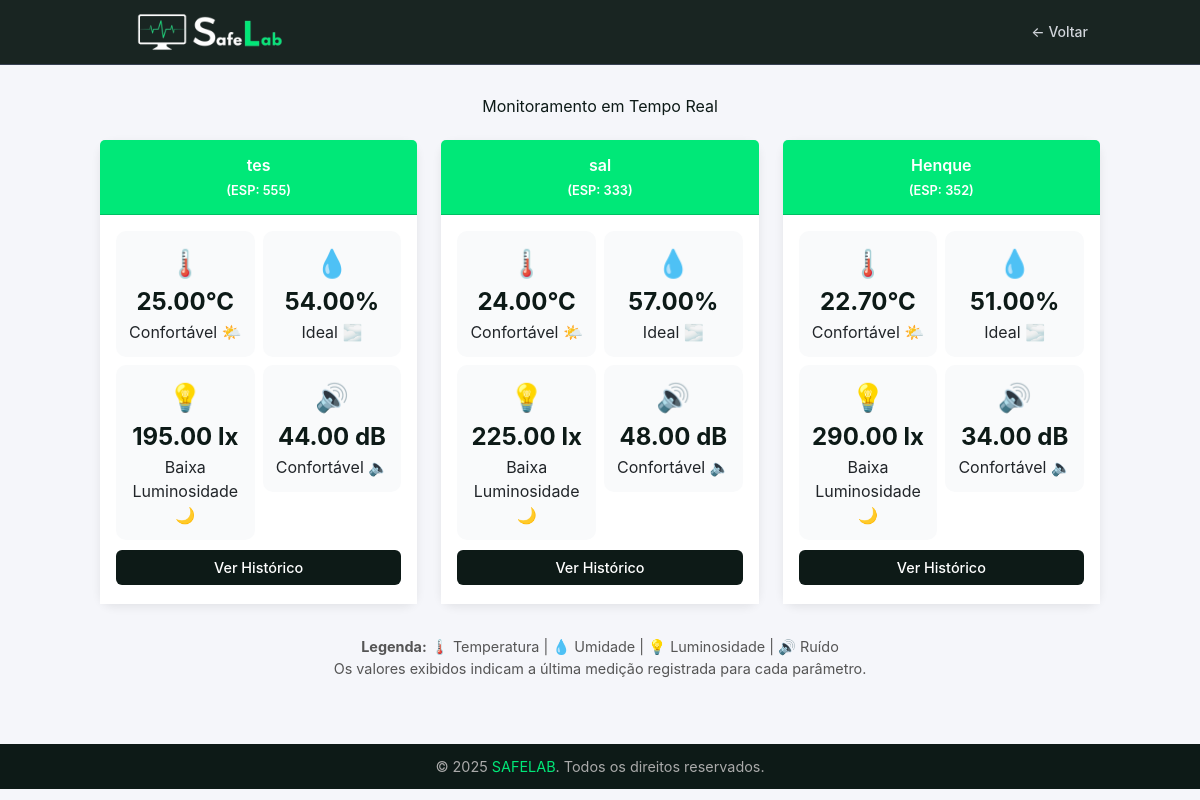
Page /tcc/public/dashboard.php on the earlier database version.
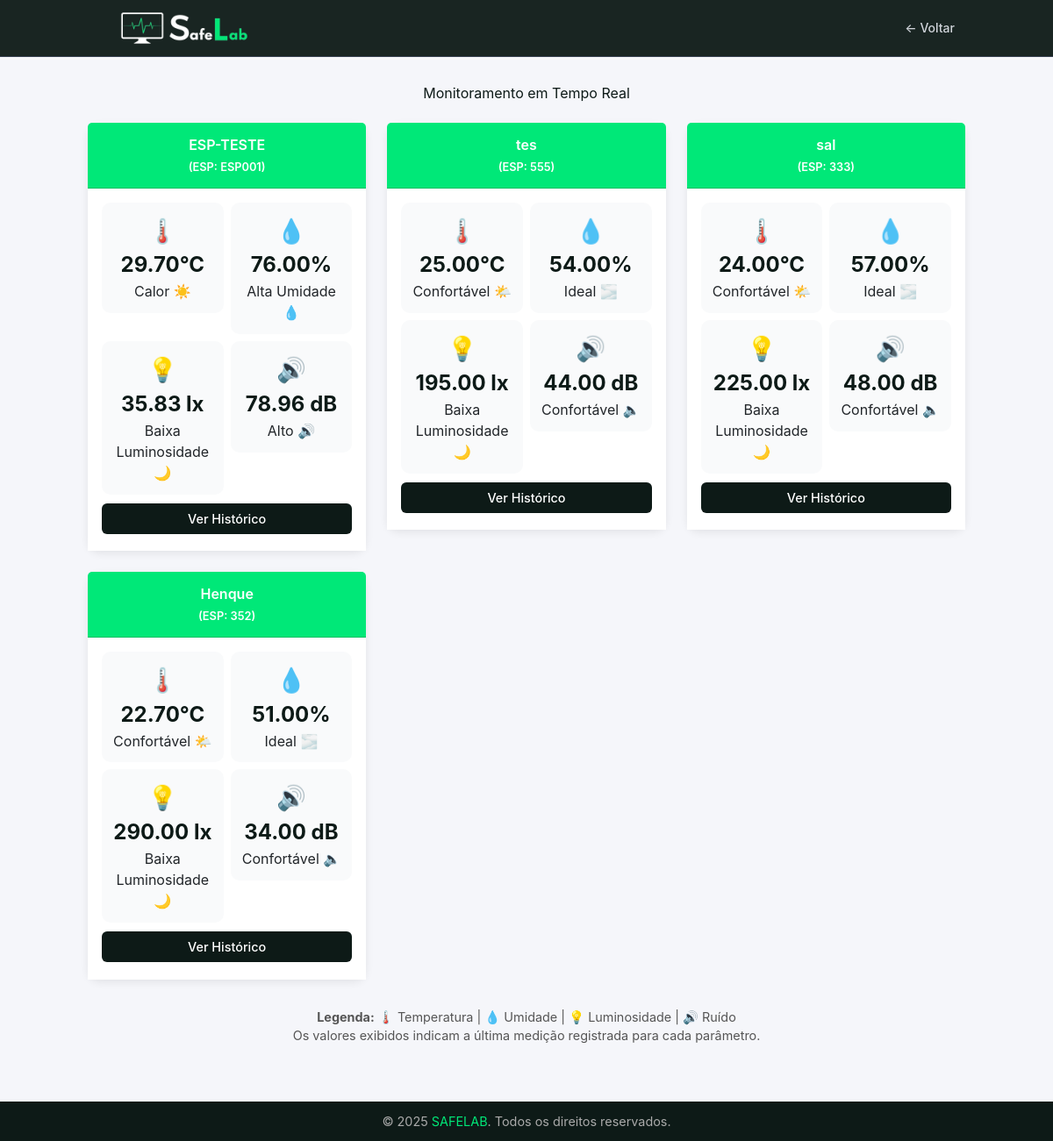
Same page on the later database version.
### tables this page shows
CREATE TABLE `tbl_dispositivos` (
  `id` int NOT NULL AUTO_INCREMENT,
  `nome` varchar(100) NOT NULL,
  `codigo_esp` varchar(60) NOT NULL,
  `ativo` tinyint NOT NULL DEFAULT '1',
  `criado_em` timestamp NOT NULL DEFAULT CURRENT_TIMESTAMP,
  `tbl_locais_id` int NOT NULL,
  PRIMARY KEY (`id`),
  KEY `fk_tbl_dispositivos_tbl_locais1_idx` (`tbl_locais_id`),
  CONSTRAINT `fk_tbl_dispositivos_tbl_locais1` FOREIGN KEY (`tbl_locais_id`) REFERENCES `tbl_locais` (`id`)
);

CREATE TABLE `tbl_leituras` (
  `id` int NOT NULL AUTO_INCREMENT,
  `tbl_dispositivos_id` int NOT NULL,
  `temperatura` float NOT NULL,
  `umidade` float NOT NULL,
  `luz` float NOT NULL,
  `ruido` float NOT NULL,
  `data_registro` timestamp NOT NULL DEFAULT CURRENT_TIMESTAMP,
  PRIMARY KEY (`id`),
  KEY `fk_tbl_leituras_tbl_dispositivos_idx` (`tbl_dispositivos_id`),
  CONSTRAINT `fk_tbl_leituras_tbl_dispositivos` FOREIGN KEY (`tbl_dispositivos_id`) REFERENCES `tbl_dispositivos` (`id`)
);

### tcc/Models/Dispositivo/DispositivoDAO.php (called while the page is built, shortened)
<?php
require_once __DIR__ . '/../../config/database.php';
class DispositivoDAO {
    private $conn;
    public function __construct() {
        $db = new Database();
        $this->conn = $db->getConnection();
    }
    public function listarTodos() {
        $query = "SELECT d.id, d.nome, d.codigo_esp, d.ativo, d.criado_em, d.tbl_locais_id,
                         l.locais AS nome_local
                  FROM tbl_dispositivos d
                  JOIN tbl_locais l ON d.tbl_locais_id = l.id
                  ORDER BY d.id DESC";
        $stmt = $this->conn->prepare($query);
        $stmt->execute();
        return $stmt->fetchAll(PDO::FETCH_ASSOC);
    }
}
?>

### tcc/config/database.php (called while the page is built, shortened)
<?php
class Database {
    private $host = 'localhost';
    private $db_name = 'safelab_db';
    private $username = 'root';
    private $password = 'root';
    public function getConnection() {
        $this->conn = null;
        try {
            $this->conn = new PDO(
                "mysql:host={$this->host};dbname={$this->db_name}",
                $this->username,
                $this->password
            );
            $this->conn->setAttribute(PDO::ATTR_ERRMODE, PDO::ERRMODE_EXCEPTION);
        } catch (PDOException $e) {
            die("Erro na conexão: " . $e->getMessage());
        }
        return $this->conn;
    }
}

### tcc/Models/Leitura/LeituraDAO.php (called while the page is built, shortened)
<?php
require_once __DIR__ . '/../../config/database.php';
require_once __DIR__ . '/../Dispositivo/DispositivoDAO.php';
class LeituraDAO {
    private $conn;
    public function __construct() {
        $db = new Database();
        $this->conn = $db->getConnection();
    }
    public function listarPorDispositivo($dispositivoId) {
        $query = "SELECT l.id, l.tbl_dispositivos_id, d.nome AS dispositivo, l.temperatura, l.umidade, l.luz, l.ruido, l.data_registro
                  FROM tbl_leituras l
                  JOIN tbl_dispositivos d ON l.tbl_dispositivos_id = d.id
                  WHERE l.tbl_dispositivos_id = :id
                  ORDER BY l.data_registro DESC";
        $stmt = $this->conn->prepare($query);
        $stmt->bindParam(':id', $dispositivoId, PDO::PARAM_INT);
        $stmt->execute();
        return $stmt->fetchAll(PDO::FETCH_ASSOC);
    }
}
?>

### tcc/public/dashboard.php (the view, shortened to what the changed rows need)
<?php
require_once __DIR__ . '/../Models/Dispositivo/DispositivoDAO.php';
require_once __DIR__ . '/../Models/Leitura/LeituraDAO.php';
$dispositivoDAO = new DispositivoDAO();
$leituraDAO = new LeituraDAO();
$dispositivos = $dispositivoDAO->listarTodos();
function interpretarTemperatura($t) {
    if ($t <= 26) return ['Confortável 🌤️'];
    return ['Calor ☀️'];
}
function interpretarUmidade($u) {
    if ($u <= 60) return ['Ideal 🌫️'];
    return ['Alta Umidade 💧'];
}
function interpretarLuz($l) {
    if ($l < 300) return ['Baixa Luminosidade 🌙'];
    return ['Forte 🔆'];
}
function interpretarRuido($r) {
    if ($r <= 55) return ['Confortável 🔈'];
    return ['Alto 🔊'];
}
?>
<!DOCTYPE html>
<html lang="pt-br">
<head>
<link href="https://cdn.jsdelivr.net/npm/bootstrap@5.3.0/dist/css/bootstrap.min.css" rel="stylesheet">
<script src="https://cdn.tailwindcss.com?plugins=forms"></script>
</head>
<body>
<main class="container">
  <h1>Monitoramento em Tempo Real</h1>
  <br>
  <div class="row g-4">
  <?php foreach ($dispositivos as $disp):
      $leituras = $leituraDAO->listarPorDispositivo($disp['id'], 1);
      if (!empty($leituras)) {
          $l = $leituras[0];
          $temp = number_format((float) $l['temperatura'], 2);
          $umid = number_format((float) $l['umidade'], 2);
          $luz = number_format((float) $l['luz'], 2);
          $ruido = number_format((float) $l['ruido'], 2);
      } else {
          $temp = $umid = $luz = $ruido = null;
      }
      [$tempStatus] = interpretarTemperatura($temp);
      [$umidStatus] = interpretarUmidade($umid);
      [$luzStatus] = interpretarLuz($luz);
      [$ruidoStatus] = interpretarRuido($ruido);
  ?>
  <div class="col-md-6 col-lg-4">
    <div class="card">
      <div class="card-header"><?= htmlspecialchars($disp['nome']) ?><br><small>(ESP: <?= htmlspecialchars($disp['codigo_esp']) ?>)</small></div>
      <div class="card-body">
        <div class="row g-2">
          <div class="col-6">
            <div class="sensor-box">
              <div class="sensor-icon">🌡️</div>
              <div class="sensor-value"><?= $temp !== null ? $temp . '°C' : '--' ?></div>
              <div><?= $tempStatus ?></div>
            </div>
          </div>
          <div class="col-6">
            <div class="sensor-box">
              <div class="sensor-icon">💧</div>
              <div class="sensor-value"><?= $umid !== null ? $umid . '%' : '--' ?></div>
              <div><?= $umidStatus ?></div>
            </div>
          </div>
          <div class="col-6">
            <div class="sensor-box">
              <div class="sensor-icon">💡</div>
              <div class="sensor-value"><?= $luz !== null ? $luz . ' lx' : '--' ?></div>
              <div><?= $luzStatus ?></div>
            </div>
          </div>
          <div class="col-6">
            <div class="sensor-box">
              <div class="sensor-icon">🔊</div>
              <div class="sensor-value"><?= $ruido !== null ? $ruido . ' dB' : '--' ?></div>
              <div><?= $ruidoStatus ?></div>
            </div>
          </div>
        </div>
        <button class="btn btn-historico w-100" data-bs-toggle="modal" data-bs-target="#historicoModal<?= $disp['id'] ?>">Ver Histórico</button>
      </div>
    </div>
  </div>
  <?php endforeach; ?>
  </div>
</main>
</body>
</html>

Differences in the rows shown:
added tbl_dispositivos: nome "ESP-TESTE", codigo_esp "ESP001", tbl_leituras.temperatura "29.70", tempStatus "Calor ☀️", tbl_leituras.umidade "76.00", umidStatus "Alta Umidade 💧", tbl_leituras.luz "35.83", luzStatus "Baixa Luminosidade 🌙", tbl_leituras.ruido "78.96", ruidoStatus "Alto 🔊"
